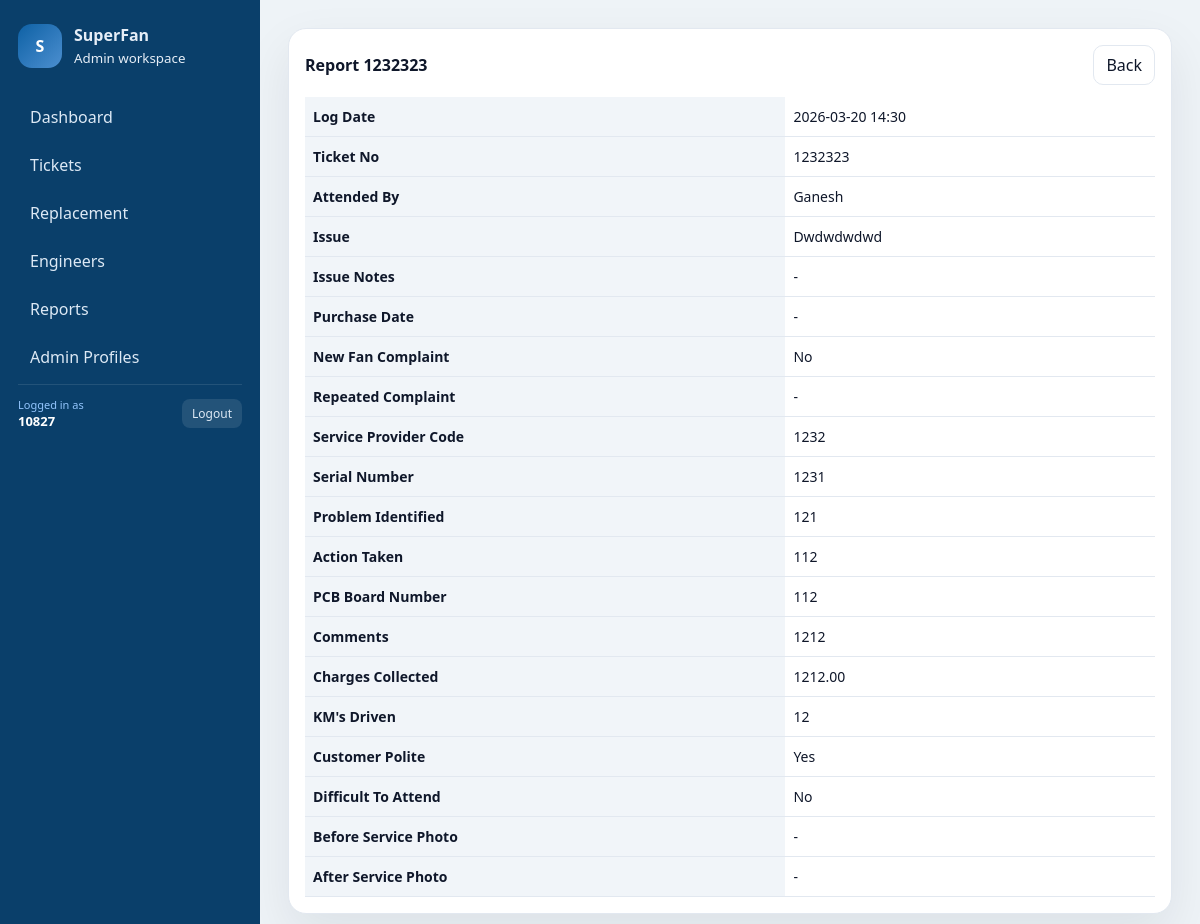
/panel/reports/6/ (signed in), run on the app's committed database.
### core/models.py (models this page shows, shortened)
class Report(models.Model):
    ticket = models.OneToOneField(Ticket, on_delete=models.CASCADE, related_name='report')
    engineer = models.ForeignKey(EngineerProfile, on_delete=models.PROTECT, related_name='reports')
    service_provider_code = models.CharField(max_length=60)
    serial_number = models.CharField(max_length=120)
    problem_identified = models.TextField()
    action_taken = models.TextField()
    pcb_board_number = models.CharField(max_length=120)
    comments = models.TextField()
    charges_collected = models.DecimalField(max_digits=10, decimal_places=2)
    kms_driven = models.PositiveIntegerField()
    is_customer_polite = models.BooleanField()
    difficult_to_attend = models.BooleanField()
    before_service_photo = models.ImageField(upload_to='reports/before/', null=True, blank=True)
    after_service_photo = models.ImageField(upload_to='reports/after/', null=True, blank=True)
    created_at = models.DateTimeField(auto_now_add=True)

class Ticket(models.Model):
    ticket_id = models.CharField(max_length=30, unique=True, blank=True)
    customer = models.ForeignKey(Customer, on_delete=models.PROTECT, related_name='tickets')
    location = models.CharField(max_length=120)
    issue = models.TextField()
    issue_notes = models.TextField(blank=True)
    model = models.CharField(max_length=120, blank=True)
    serial_number = models.CharField(max_length=120, blank=True)
    mfg_date = models.DateField(null=True, blank=True)
    purchase_date = models.DateField(null=True, blank=True)
    new_fan_complaint = models.BooleanField(default=False)
    repeated_complaint_count = models.PositiveIntegerField(null=True, blank=True)
    service_type = models.CharField(max_length=20, choices=TicketServiceType.choices, default=TicketServiceType.ONSITE)
    status = models.CharField(max_length=20, choices=TicketStatus.choices, default=TicketStatus.OPEN)
    assigned_engineer = models.ForeignKey(EngineerProfile, on_delete=models.SET_NULL, null=True, blank=True, related_name='tickets')
    created_by = models.ForeignKey(settings.AUTH_USER_MODEL, on_delete=models.SET_NULL, null=True, blank=True, related_name='created_tickets')
    created_at = models.DateTimeField(auto_now_add=True)
    assigned_at = models.DateTimeField(null=True, blank=True)
    started_at = models.DateTimeField(null=True, blank=True)
    completed_at = models.DateTimeField(null=True, blank=True)
    qr_code = models.CharField(max_length=120, blank=True)

class EngineerProfile(models.Model):
    user = models.OneToOneField(settings.AUTH_USER_MODEL, on_delete=models.CASCADE, related_name='engineer_profile')
    phone = models.CharField(max_length=30, blank=True)
    active = models.BooleanField(default=True)
    @property
    def display_name(self) -> str:
        name = self.user.get_full_name().strip()
        if name:
            return f'{name} - {self.user.username}'
        return self.user.username

### core/panel_views.py (the view)
# urls.py: path("reports/<int:report_id>/", panel_views.panel_report_detail, name="panel_report_detail"),
@login_required(login_url="/panel/login/")
def panel_report_detail(request, report_id):
    if not request.user.is_staff:
        return redirect("panel:panel_login")
    report = Report.objects.select_related("ticket", "engineer", "engineer__user").get(id=report_id)
    return render(request, "panel/report_detail.html", {"report": report, "page_title": f"Report {report.ticket.ticket_id}"})

### support_backend/template_flags.py (called while the page is built)
def panel_flags(request):
    return {
        "PANEL_SHOW_FILTERS": getattr(settings, "PANEL_SHOW_FILTERS", True),
        "PANEL_SHOW_ENGINEER_ADD": getattr(settings, "PANEL_SHOW_ENGINEER_ADD", True),
        "PANEL_SHOW_ADMIN_LINK": getattr(settings, "PANEL_SHOW_ADMIN_LINK", True),
    }

### templates/panel/report_detail.html
{% extends "panel/base.html" %}
{% block content %}
  <div class="card">
    <div style="display:flex;align-items:center;justify-content:space-between;">
      <strong>Report {{ report.ticket.ticket_id }}</strong>
      <a class="btn" href="/panel/reports/">Back</a>
    </div>
    <div style="margin-top:12px;">
      <table class="table">
        <tbody>
          <tr><th>Log Date</th><td>{{ report.created_at|date:"Y-m-d H:i" }}</td></tr>
          <tr><th>Ticket No</th><td>{{ report.ticket.ticket_id }}</td></tr>
          <tr><th>Attended By</th><td>{{ report.engineer.display_name }}</td></tr>
          <tr><th>Issue</th><td>{{ report.ticket.issue|capfirst }}</td></tr>
          <tr><th>Issue Notes</th><td>{{ report.ticket.issue_notes|default:"-"|capfirst }}</td></tr>
          <tr><th>Purchase Date</th><td>{{ report.ticket.purchase_date|date:"Y-m-d"|default:"-" }}</td></tr>
          <tr><th>New Fan Complaint</th><td>{% if report.ticket.new_fan_complaint %}Yes{% else %}No{% endif %}</td></tr>
          <tr><th>Repeated Complaint</th><td>{{ report.ticket.repeated_complaint_count|default:"-" }}</td></tr>
          <tr><th>Service Provider Code</th><td>{{ report.service_provider_code }}</td></tr>
          <tr><th>Serial Number</th><td>{{ report.serial_number }}</td></tr>
          <tr><th>Problem Identified</th><td>{{ report.problem_identified|capfirst }}</td></tr>
          <tr><th>Action Taken</th><td>{{ report.action_taken|capfirst }}</td></tr>
          <tr><th>PCB Board Number</th><td>{{ report.pcb_board_number }}</td></tr>
          <tr><th>Comments</th><td>{{ report.comments|capfirst }}</td></tr>
          <tr><th>Charges Collected</th><td>{{ report.charges_collected }}</td></tr>
          <tr><th>KM's Driven</th><td>{{ report.kms_driven }}</td></tr>
          <tr><th>Customer Polite</th><td>{% if report.is_customer_polite %}Yes{% else %}No{% endif %}</td></tr>
          <tr><th>Difficult To Attend</th><td>{% if report.difficult_to_attend %}Yes{% else %}No{% endif %}</td></tr>
          <tr>
            <th>Before Service Photo</th>
            <td>
              {% if report.before_service_photo %}
                <a href="{{ report.before_service_photo.url }}" target="_blank">
                  <img src="{{ report.before_service_photo.url }}" alt="Before service" style="max-width:240px;max-height:240px;border-radius:6px;border:1px solid #e2e2e2;" />
                </a>
              {% else %}
                -
              {% endif %}
            </td>
          </tr>
          <tr>
            <th>After Service Photo</th>
            <td>
              {% if report.after_service_photo %}
                <a href="{{ report.after_service_photo.url }}" target="_blank">
                  <img src="{{ report.after_service_photo.url }}" alt="After service" style="max-width:240px;max-height:240px;border-radius:6px;border:1px solid #e2e2e2;" />
                </a>
              {% else %}
                -
              {% endif %}
            </td>
          </tr>
        </tbody>
      </table>
    </div>
  </div>
{% endblock %}

### templates/panel/base.html (shortened to what this page needs)
{% load static %}
<!DOCTYPE html>
<html lang="en">
  <head>
  </head>
  <body>
    <div class="shell">
      <aside class="sidebar">
        <div class="brand">
          <div class="brand-badge">S</div>
          <div>
            <div style="font-weight:700;">SuperFan</div>
            <small>Admin workspace</small>
          </div>
        </div>
        <nav class="nav">
          <a href="/panel/" class="{% if page_title == 'Dashboard' %}active{% endif %}">Dashboard</a>
          <a href="/panel/tickets/" class="{% if page_title == 'Tickets' %}active{% endif %}">Tickets</a>
          <a href="/panel/replacements/" class="{% if page_title == 'Replacement' %}active{% endif %}">Replacement</a>
          <a href="/panel/engineers/" class="{% if page_title == 'Engineers' %}active{% endif %}">Engineers</a>
          <a href="/panel/reports/" class="{% if page_title == 'Reports' %}active{% endif %}">Reports</a>
          <a href="/panel/admins/" class="{% if page_title == 'Admin Profiles' %}active{% endif %}">Admin Profiles</a>
          <div style="margin-top:auto;padding-top:12px;border-top:1px solid rgba(255,255,255,0.1);display:flex;align-items:center;justify-content:space-between;gap:8px;">
            <div>
              <div style="font-size:11px;color:#93c5fd;">Logged in as</div>
              <div style="font-weight:600;color:white;font-size:13px;">{{ user.get_full_name|default:user.username }}</div>
            </div>
            <a href="/panel/logout/" onclick="document.getElementById('logout-modal').style.display='flex';return false;" style="padding:6px 10px;background:rgba(255,255,255,0.1);border-radius:8px;color:#dde9f5;font-size:12px;">Logout</a>
          </div>
        </nav>
      </aside>
      <main class="content">
        {% block content %}{% endblock %}
      </main>
    </div>
  </body>
</html>

### templates/panel/base.html (style rules this page uses)
:root { --bg: #eef3f7; --surface: #ffffff; --muted: #64748b; --ink: #0f172a; --accent: #0e61a5; --accent-2: #4c8fd0; --border: #e2e8f0; --shadow: 0 20px 50px rgba(15, 23, 42, 0.08); }
* { box-sizing: border-box; }
body { margin: 0; font-family: "Segoe UI", system-ui, -apple-system, sans-serif; background: var(--bg); color: var(--ink); overflow: hidden; }
.shell { display: grid; grid-template-columns: 260px 1fr; height: 100vh; }
.sidebar { background: #0a3f6a; color: #e6eef7; padding: 24px 18px; overflow-y: auto; }
.brand { display: flex; align-items: center; gap: 12px; margin-bottom: 28px; }
.brand-badge { width: 44px; height: 44px; border-radius: 14px; background: linear-gradient(135deg, #0e61a5, #4c8fd0); display: grid; place-items: center; color: white; font-weight: 700; }
.nav { display: grid; gap: 6px; }
.nav a { color: #dde9f5; text-decoration: none; padding: 10px 12px; border-radius: 12px; display: flex; align-items: center; gap: 8px; }
.content { padding: 28px; overflow-y: auto; }
.card { background: var(--surface); border: 1px solid var(--border); border-radius: 18px; padding: 16px; box-shadow: var(--shadow); }
.table { width: 100%; border-collapse: collapse; font-size: 14px; }
.table th, .table td { padding: 10px 8px; border-bottom: 1px solid var(--border); text-align: left; }
.table th { color: #0f172a; font-weight: 700; background: #f1f5f9; }
.btn { display: inline-flex; align-items: center; gap: 6px; padding: 8px 12px; border-radius: 10px; border: 1px solid var(--border); text-decoration: none; color: var(--ink); background: white; }

### data on the page
Report: ticket.ticket_id "1232323", created_at "2026-03-20 14:30", engineer.display_name "Ganesh", ticket.issue "Dwdwdwdwd", ticket.issue_notes "-", ticket.purchase_date "-", ticket.repeated_complaint_count "-", service_provider_code "1232", serial_number "1231", problem_identified "121", action_taken "112", pcb_board_number "112", comments "1212", charges_collected "1212.00", kms_driven "12"

### other printed values
{{ user.get_full_name|default:user.username }} "10827"
